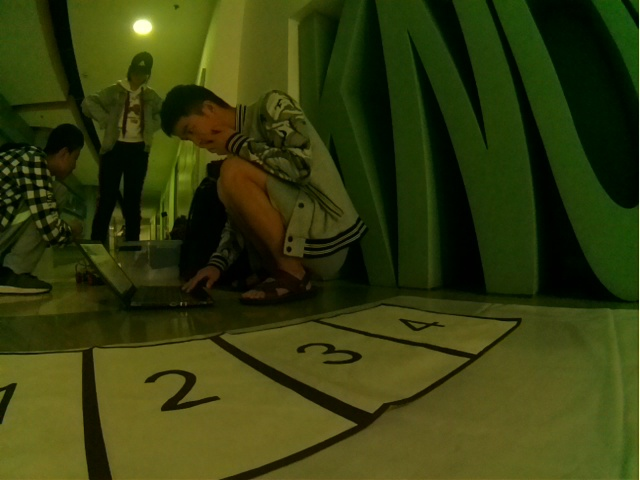
#> input picture inposition/camera_calibration/orig5.jpg, 640 x 480 px
$ python camera_calibration.py
#> lines starting #> are read from the running program, lines starting #| are printed output that depends on the picture
import cv2
import numpy as np


cameraMatrix = np.array([[341.1772, 0.0136, 319.2622],
                [0, 341.5543, 243.6391],
                [0, 0, 1]])

distCoeffs = np.array([-0.2898, 0.0634, -0.00029521, -0.00078580, 0])

# image to be calibrated
img = cv2.imread('orig5.jpg')
#> img is the input picture: shape (480, 640, 3); mean B, G, R 14, 60.4, 52.9
h,  w = img.shape[:2]
#> h = 480; w = 640
newcameramtx, roi = cv2.getOptimalNewCameraMatrix(cameraMatrix, distCoeffs, (w,h), 1, (w,h))
#> roi = (12, 44, 614, 388)
frame = cv2.undistort(img, cameraMatrix, distCoeffs, None, newcameramtx)
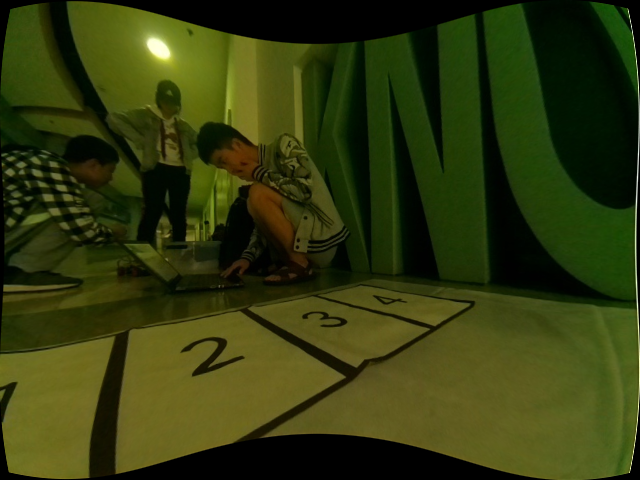
#> frame: shape (480, 640, 3); mean B, G, R 13.5, 57.4, 49.6
x, y, w, h = roi
#> x = 12; y = 44; w = 614; h = 388
frame = frame[y : y+h, x : x+w]
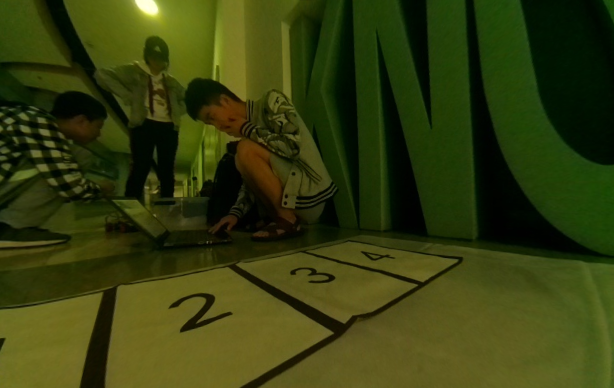
#> frame: shape (388, 614, 3); mean B, G, R 13.7, 60.5, 52.3

# 614 389
rows,cols, _ = frame.shape
#> rows = 388; cols = 614
src_points = np.float32([[85,250],[529,250],[0,rows-1],[cols-1,rows-1]])
dst_points = np.float32([[0,0],[cols-1,0],[180,rows-1],[434,rows-1]])

projective_martix = cv2.getPerspectiveTransform(src_points,dst_points)
frame_after = cv2.warpPerspective(frame,projective_martix,(cols,rows))
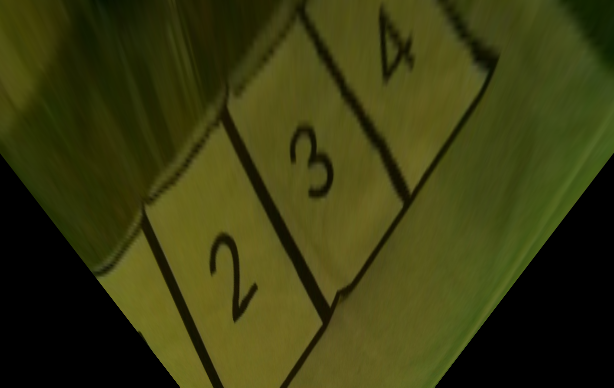
#> frame_after: shape (388, 614, 3); mean B, G, R 15.6, 58.7, 57.5

cv2.imshow("capture", frame_after)
cv2.imwrite('corrected5.jpg', frame_after)
cv2.imshow("ori", frame)
cv2.imshow("oriss", img)

cv2.waitKey(0)

$ run again, with inposition/camera_calibration/orig0.jpg copied over inposition/camera_calibration/orig5.jpg
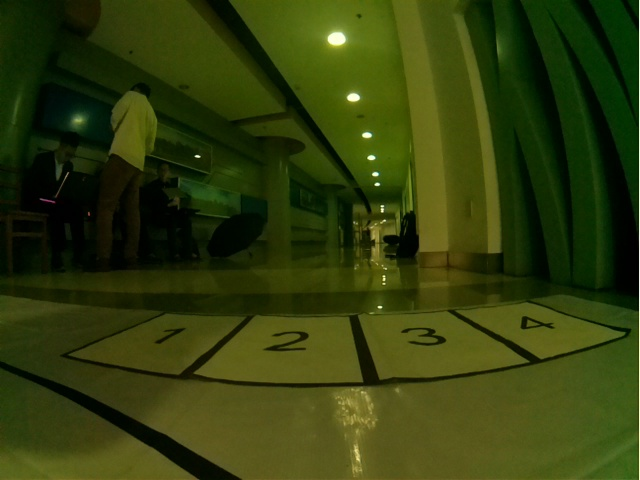
#> input picture inposition/camera_calibration/orig0.jpg, 640 x 480 px
#> img is the input picture: shape (480, 640, 3); mean B, G, R 12, 60.6, 49
#> `frame = frame[y : y+h, x : x+w]`:
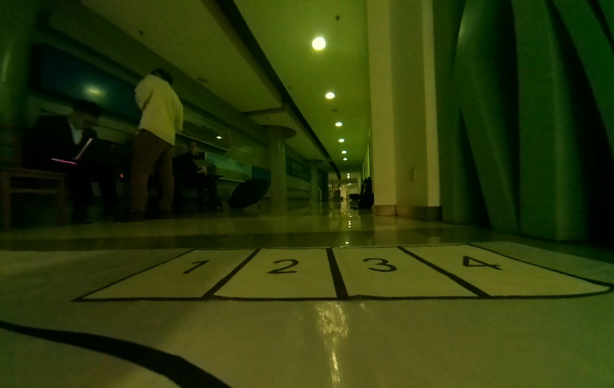
#> frame: shape (388, 614, 3); mean B, G, R 11.2, 57, 45.1
#> `frame_after = cv2.warpPerspective(frame,projective_martix,(cols,rows))`:
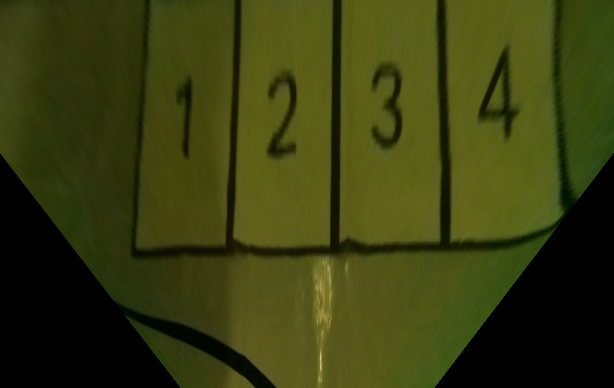
#> frame_after: shape (388, 614, 3); mean B, G, R 15.2, 60.7, 56.3

$ run again, with inposition/camera_calibration/orig1.jpg copied over inposition/camera_calibration/orig5.jpg
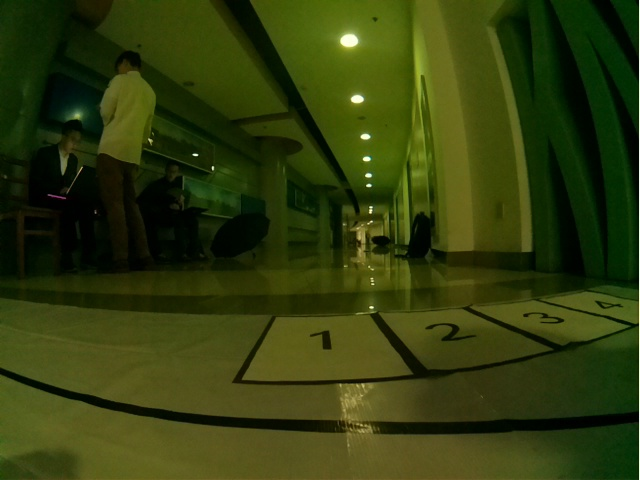
#> input picture inposition/camera_calibration/orig1.jpg, 640 x 480 px
#> img is the input picture: shape (480, 640, 3); mean B, G, R 12.6, 59.6, 48.5
#> `frame = frame[y : y+h, x : x+w]`:
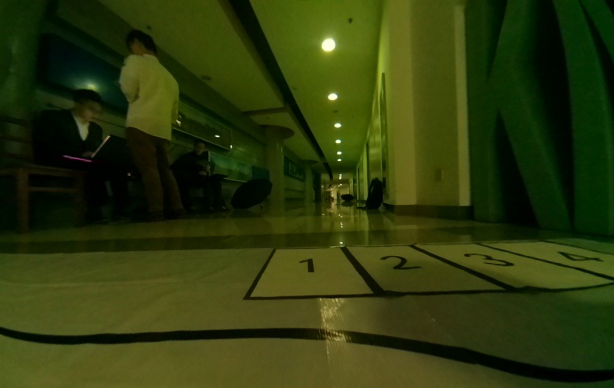
#> frame: shape (388, 614, 3); mean B, G, R 12.1, 57.1, 45.6
#> `frame_after = cv2.warpPerspective(frame,projective_martix,(cols,rows))`:
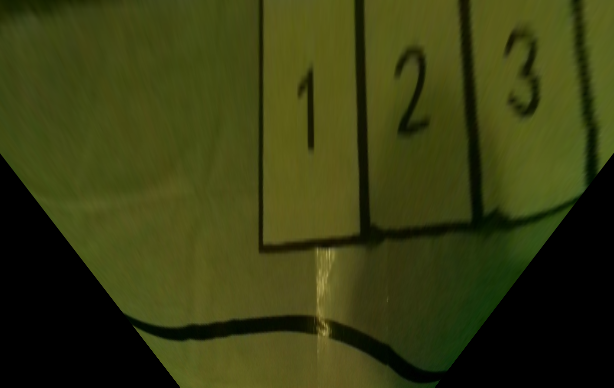
#> frame_after: shape (388, 614, 3); mean B, G, R 16.9, 59.7, 55.6

$ run again, with inposition/camera_calibration/orig2.jpg copied over inposition/camera_calibration/orig5.jpg
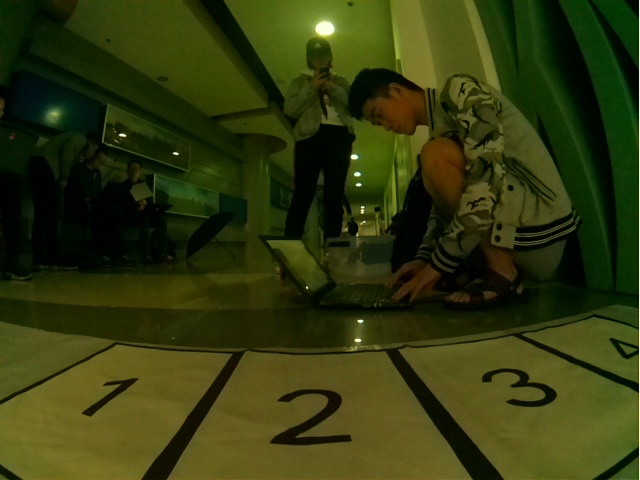
#> input picture inposition/camera_calibration/orig2.jpg, 640 x 480 px
#> img is the input picture: shape (480, 640, 3); mean B, G, R 13.7, 56.4, 49.3
#> `frame = frame[y : y+h, x : x+w]`:
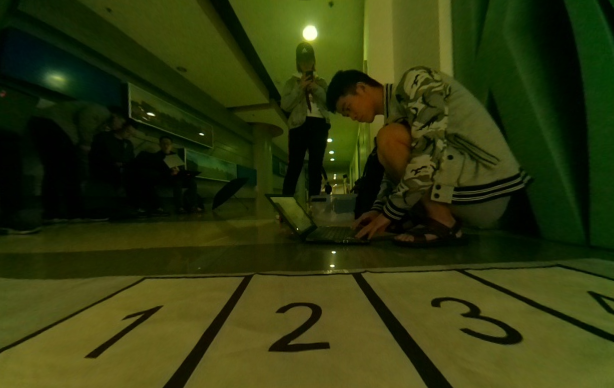
#> frame: shape (388, 614, 3); mean B, G, R 13.6, 55.5, 47.8
#> `frame_after = cv2.warpPerspective(frame,projective_martix,(cols,rows))`:
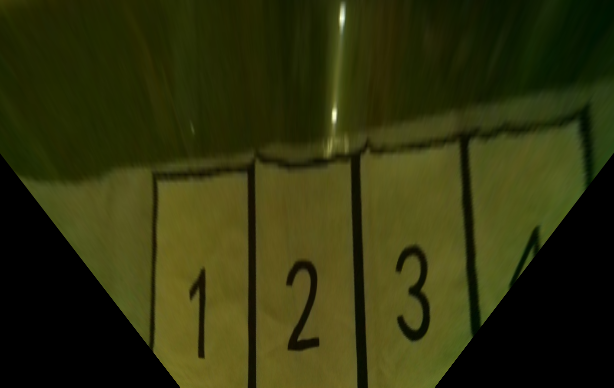
#> frame_after: shape (388, 614, 3); mean B, G, R 12.8, 50.1, 48.2
